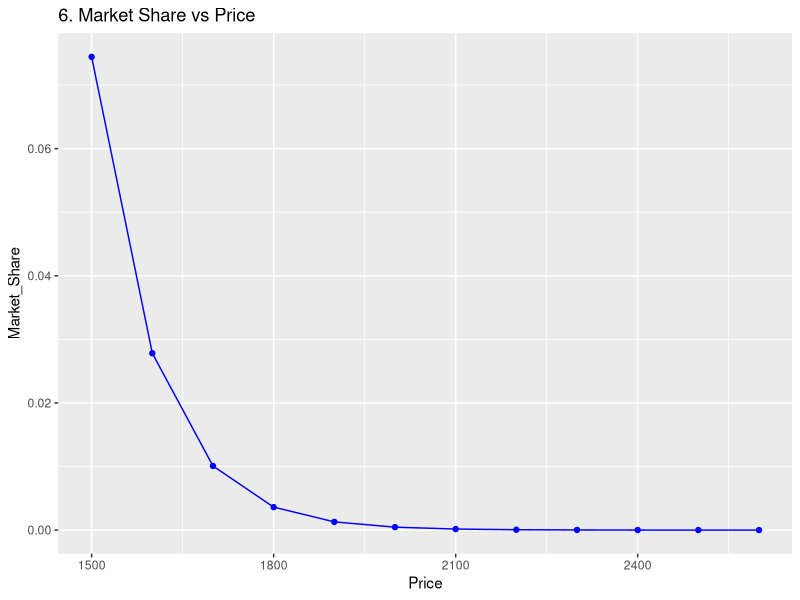
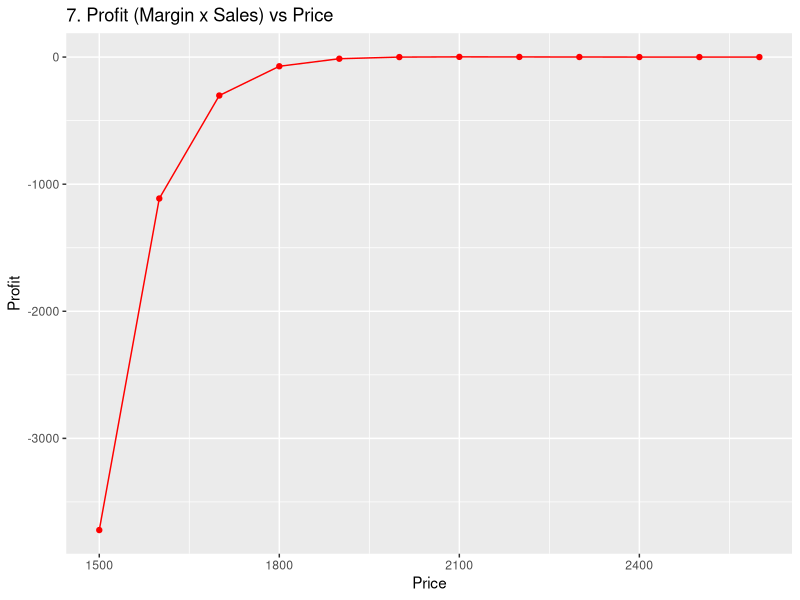

Recreate these plots in R, in order.
# Thanks to the help of my team member: Asha & Keshore

library(readxl)
library(dplyr)
library(ggplot2)


customer <- c(15,13,7,23,24,14,10,12,11,21,22,9,6,16,8,19,20,4,2,3,1,17,18,5)

hw1 = function(pref_vector) {
  
  design_matrix <- read_excel("Design Matrix.xlsx")
  names(design_matrix) <- c("Screen_75", "Screen_85", "Resolution", "Brand", "Price", "Profile_Num", "Profile")
  
  preference <- pref_vector
  
  cost <- data.frame(intercept = 1000, screen_75_inch = 500, screen_85_inch = 1000, resolution = 250, brand = 250)
  own_brand <- data.frame(intercept = 1, screen_75_inch = 0, screen_85_inch = 1, resolution = 0, brand = 0, price = 1500)
  sony_brand <- data.frame(intercept = 1, screen_75_inch = 1, screen_85_inch = 0, resolution = 1, brand = 1, price = 2500)
  sharp_brand <- data.frame(intercept = 1, screen_75_inch = 0, screen_85_inch = 1, resolution = 1, brand = 0, price = 2000)
  market_size <- 100
  net_cost <- sum(subset(own_brand, select = -c(price))*cost)
  
  screen_75 <- as.matrix(design_matrix["Screen_75"])
  screen_85 <- as.matrix(design_matrix["Screen_85"])
  resolution <- as.matrix(design_matrix["Resolution"])
  brand <- as.matrix(design_matrix["Brand"])
  price <- as.matrix(design_matrix["Price"])
  
  lm_model = lm(preference ~ screen_75 + screen_85 + resolution + brand + price)
  
  partworths <- data.frame(t(summary(lm_model)$coefficients[,1]))
  colnames(partworths) <- c("Intercept", "Screen_75", "Screen_85", "Resolution", "Brand", "Price")
  
  print("1. Partworths:")
  print(partworths)
  
  attributes <- data.frame(Attributes = c("Screen Size", "Screen Resolution", "Brand Name", "Price"),
                           Range = c(pmax(0, partworths["Screen_75"], partworths["Screen_85"]) - pmin(0, partworths["Screen_75"], partworths["Screen_85"]),
                                     pmax(0, partworths["Resolution"]) - pmin(0, partworths["Resolution"]),
                                     pmax(0, partworths["Brand"]) - pmin(0, partworths["Brand"]),
                                     pmax(0, partworths["Price"]) - pmin(0, partworths["Price"])))
  attributes["Importance"] <- round(attributes["Range"] * 100 / sum(attributes["Range"]),0)
  attributes["Importance"] <- lapply(attributes["Importance"], paste0, '%')
  
  print("2. Attribute Importance:") 
  print(attributes["Importance"])
  
  cost_saving <- pmax(sony_brand$price, sharp_brand$price) - pmin(sony_brand$price, sharp_brand$price)
  price_per_util <- cost_saving/abs(partworths["Price"])
  wtp <- subset(partworths, select = -c(Price)) * c(price_per_util)
  
  print("3. Willingness to Pay:")
  print(wtp)
  
  utility_func <- function(ob_price, brand=own_brand) {
    return(sum(subset(brand, select = -c(price)) * subset(partworths, select = -c(Price))) 
              + (partworths["Price"][1,] * 
                (ob_price - pmin(sony_brand$price, sharp_brand$price)) /
                (pmax(sony_brand$price, sharp_brand$price) - pmin(sony_brand$price, sharp_brand$price))))
  }
  
  utility <- rbind(utility_func(sony_brand$price, sony_brand), utility_func(sharp_brand$price, sharp_brand))
  attractiveness <- exp(utility)
  
  final_df <- data.frame(Price = seq(1500, 2600, 100))
  final_df["Attractiveness"] <- exp(unlist(lapply(final_df$Price, utility_func)))
  total_attractiveness <- final_df["Attractiveness"] + attractiveness[1,] + attractiveness[2,]
  final_df["Market_Share"] <- round(final_df["Attractiveness"] / total_attractiveness, 6)
  final_df["Sales"] <- final_df["Market_Share"] * market_size
  final_df["Margin"] <- final_df["Price"]  - net_cost                
  final_df["Profit"] <- final_df["Margin"] * final_df["Sales"]
  
  max_profit <- max(final_df$Profit)
  
  optimal_price <- final_df[final_df$Profit == max_profit, "Price"]
  print(paste("4. Optimal Price:", optimal_price))
  
  print(paste("5. Maximum Profit:", max_profit))
  
  q6_plot <- ggplot() +
    geom_line(data = final_df, mapping = aes(x = Price , y = Market_Share), color = 'blue') +
    geom_point(data = final_df, mapping = aes(x = Price , y = Market_Share), color = 'blue') + 
    labs(title = "6. Market Share vs Price")
  
  q7_plot <- ggplot() +
    geom_line(data = final_df, mapping = aes(x = Price , y = Profit), color = 'red') +
    geom_point(data = final_df, mapping = aes(x = Price , y = Profit), color = 'red') +
    labs(title = "7. Profit (Margin x Sales) vs Price")
  
  list(q6_plot, q7_plot)
  
}

hw1(customer)
